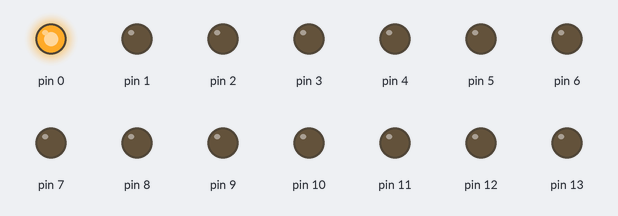
Simulated run of this sketch. Board: Arduino Uno, built with avr-gcc and run on an emulated ATmega328P. On the bench: output pins drawn as LEDs (lit = HIGH).

Above: at 0.05 s.
At 0.25 s:
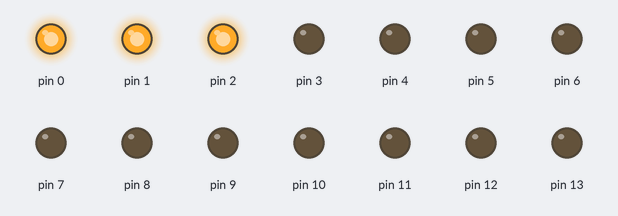
At 0.75 s:
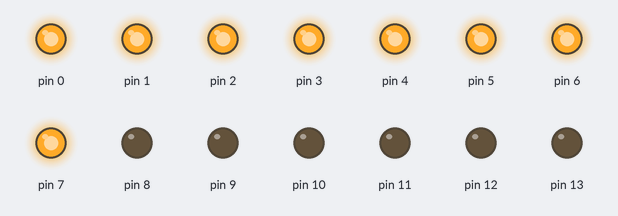
At 1.55 s:
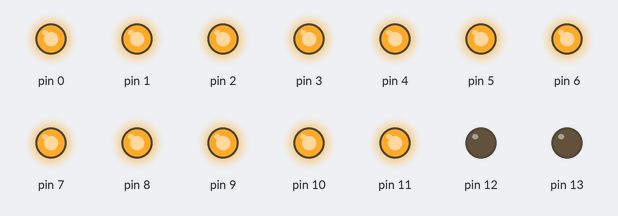
At 2.25 s:
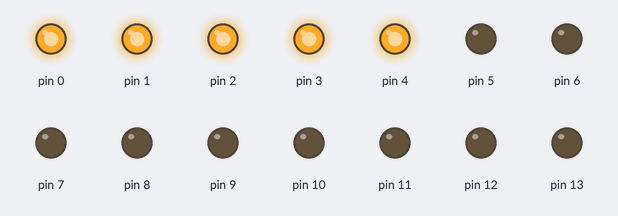
At 3.05 s:
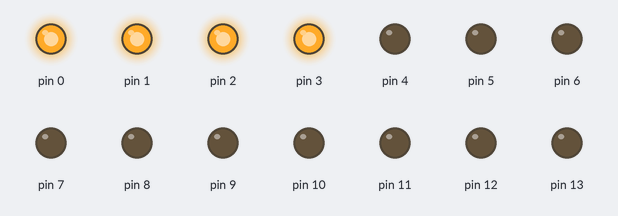
Timing chart, 0 to 3.4 s (numbered marks = the images above):
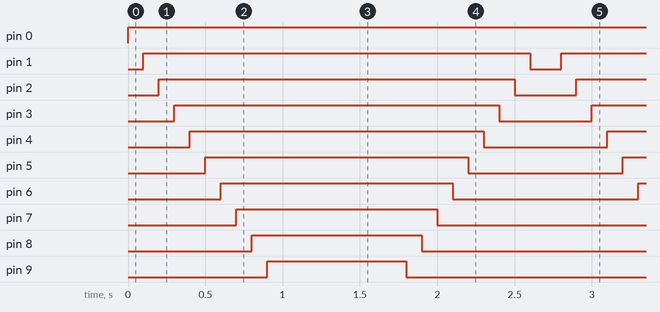

The sketch:

efeitovu.ino
```cpp
void setup(){
  int i;

    for(i=0; i<=13; i++){
    pinMode(i,OUTPUT);
  }
}

void loop(){
  int x;

    for(x=0; x<=13; x++){
    digitalWrite(x,1);
    delay(100);
  }
  for(x=13; x>0; x--){
    digitalWrite(x,0);
    delay(100);
  }
}
```

Measured:
- by itself, pin 0: LOW → HIGH at 0.00 s
- by itself, pin 1: alternates HIGH for 2.5 s and LOW for 0.20 s
- by itself, pin 2: alternates HIGH for 2.3 s and LOW for 0.40 s
- by itself, pin 3: alternates HIGH for 2.1 s and LOW for 0.60 s
- by itself, pin 4: alternates HIGH for 1.9 s and LOW for 0.80 s
- by itself, pin 5: alternates HIGH for 1.7 s and LOW for 1.0 s
- by itself, pin 6: alternates HIGH for 1.5 s and LOW for 1.2 s
- by itself, pin 7: alternates HIGH for 1.3 s and LOW for 1.4 s
